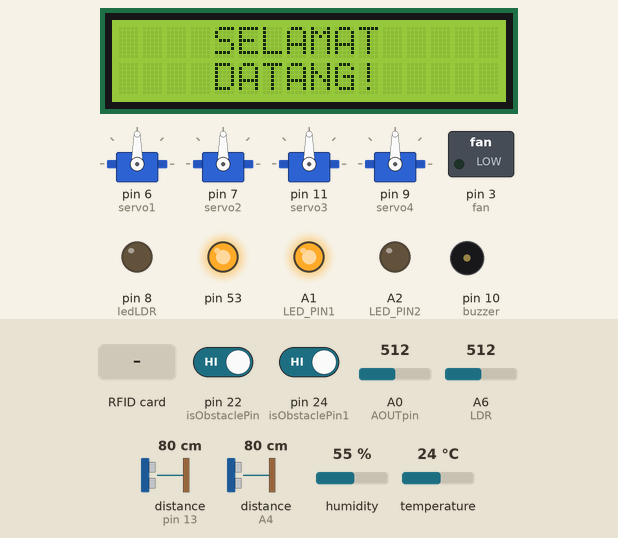
Bench run of a sketch on a simulated Arduino Mega 2560, built with avr-gcc and run on an emulated ATmega2560. Parts: 4 × servo, 16×2 character LCD, switched loads named in the sketch (green lamp = pin HIGH), output pins drawn as LEDs (lit = HIGH), buzzer (waves = sounding). Wiring (inferred from the names in the program): 2 × ultrasonic range finder: trigger pin 12, echo pin 13 / trigger A3, echo A4. The inputs (shaded band) are chosen by the test bench; at power-on: pin 22 (isObstaclePin) HIGH, temperature 24 °C, distance to the obstacle (sensors on pin 13, A4) 80 cm, pin 24 (isObstaclePin1) HIGH, A0 (AOUTpin) = 512, A6 (LDR) = 512, humidity 55 %. The echo pulse lasts 58.3 µs per cm; pins used as bus, display or sensor lines are not drawn; what the sketch prints to the serial monitor is not drawn.

Above: at 3.3 s.
3.4 s: RFID card 89 EC F0 BB held to the reader
At 6.5 s:
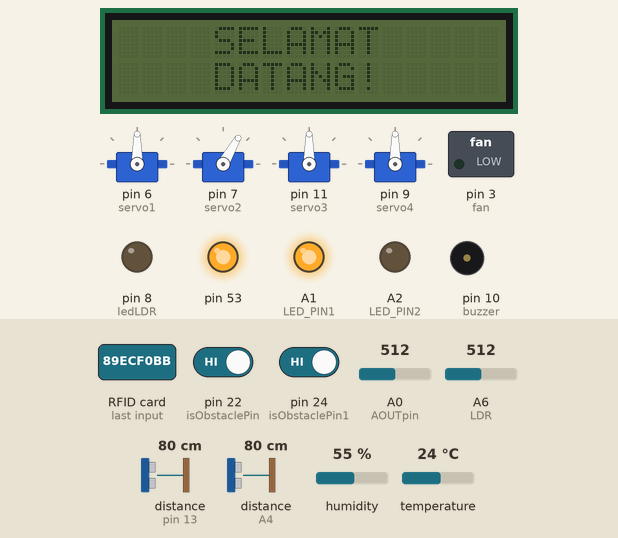
8.5 s: pin 22 (isObstaclePin) driven LOW
At 9.9 s:
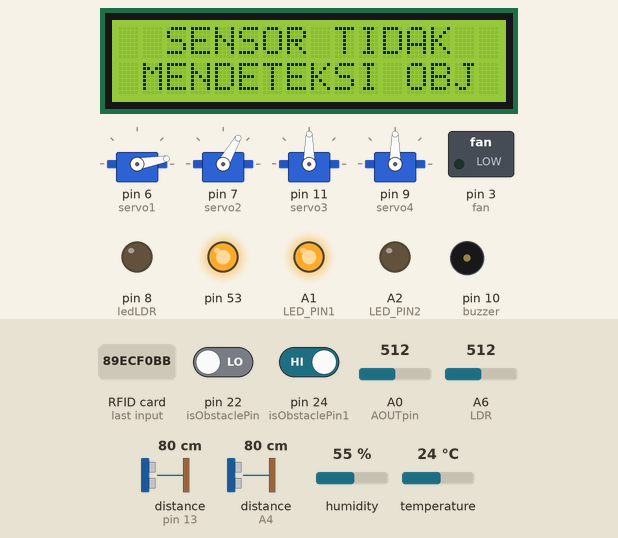
16.0 s: RFID card 89 EC F0 BB held to the reader
At 22.7 s:
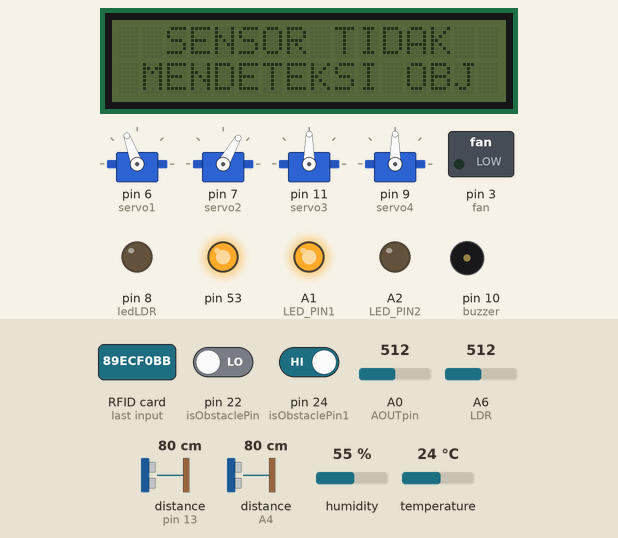
23.5 s: temperature set to 28 °C
At 30.6 s:
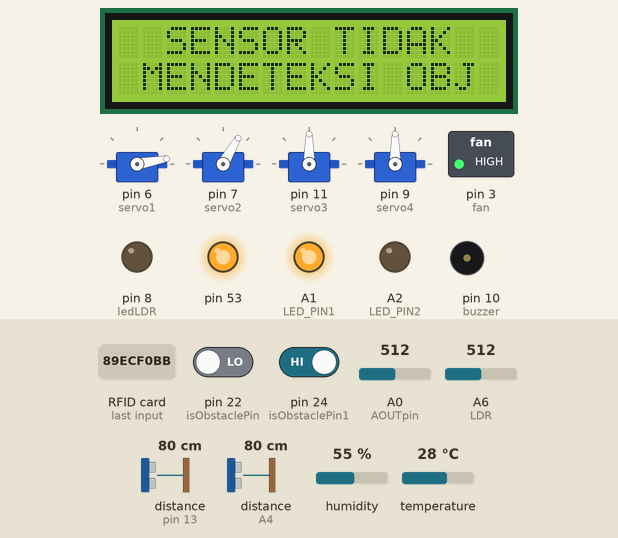
31.0 s: distance to the obstacle (sensor on pin 13) set to 13 cm
36.0 s: distance to the obstacle (sensor on pin 13) set to 10 cm
At 41.8 s:
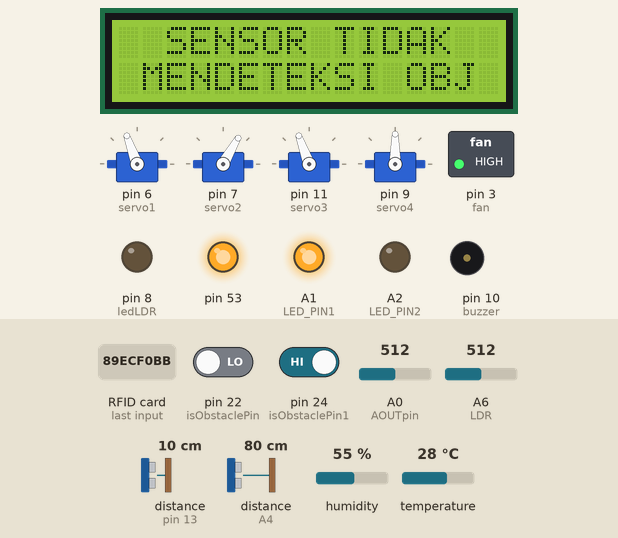
Timing chart, 0 to 48.0 s (numbered marks = the images above; inputs shaded):
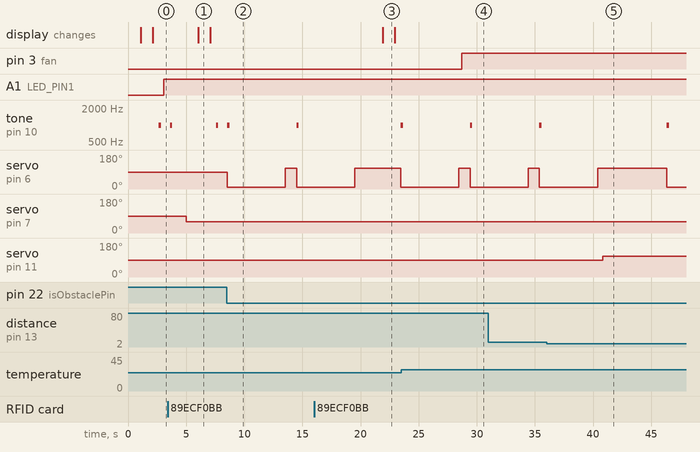

The sketch:

Smart_Office_With_Employees_Monitoring_System.ino
```cpp
const int AOUTpin = 0;
int buzzer = 10;
int limit = 400;
int value;
#include "DHT.h"
#define DHTPIN 2
#define DHTTYPE DHT11
DHT dht(DHTPIN, DHTTYPE);
int fan = 3;

int isObstaclePin = 22; // This is our input pin
int isObstacle = HIGH; // HIGH MEANS NO OBSTACLE
#include <Servo.h>
Servo servo1;

#include "MFRC522.h"
#include "SPI.h"
#define SS_PIN 5
#define RST_PIN 4
#define LED_PIN1 A1
#define LED_PIN2 A2
MFRC522 rfid(SS_PIN, RST_PIN);
MFRC522::MIFARE_Key key;
Servo servo2; // Inisiasi Servo
int isObstaclePin1 = 24; // This is our input pin
int isObstacle1 = HIGH; // HIGH MEANS NO OBSTACLE
#include <Wire.h>
#include <LCD.h>
#include <LiquidCrystal_I2C.h>
#define I2C_ADDR 0x27     // Jika 0x3F tidak mau coba gunakan 0x27 atau 0x20
#define BACKLIGHT_PIN 3
#define En_pin  2
#define Rw_pin  1
#define Rs_pin  0
#define D4_pin  4
#define D5_pin  5
#define D6_pin  6
#define D7_pin  7
LiquidCrystal_I2C  lcd(I2C_ADDR, En_pin, Rw_pin, Rs_pin, D4_pin, D5_pin, D6_pin, D7_pin);

Servo servo3; // Inisiasi Servo
int trigPin = 12; // Inisiasi Trig Pin Pada Sensor Ultrasinic
int echoPin = 13; // Inisiasi Echo Pin Pada Sensor Ultrasinic
long distance; // Inisiasi Jarak
long duration; //Inisiasi Durasi

Servo servo4; // Inisiasi Servo
int trigPin1 = A3; // Inisiasi Trig Pin Pada Sensor Ultrasinic
int echoPin1 = A4; // Inisiasi Echo Pin Pada Sensor Ultrasinic
long distance1; // Inisiasi Jarak
long duration1; //Inisiasi Durasi

int ledLDR = 8;
int LDR = A6;

void setup() {
  Serial.begin(9600);
  pinMode(AOUTpin, INPUT);

  dht.begin();
  pinMode(fan, OUTPUT);

  pinMode(ledLDR, OUTPUT);

  pinMode(isObstaclePin, INPUT_PULLUP);
  servo1.attach(6);

  servo2.attach(7); // Memetakan Pin  yang Dipakai
  SPI.begin();
  rfid.PCD_Init();
  pinMode(isObstaclePin1, INPUT_PULLUP);
  pinMode(A1, OUTPUT);
  pinMode(A2, OUTPUT);
  Serial.println("I am waiting for card...");


  lcd.begin (16, 17);
  // Nyalakan lampu backlight
  lcd.setBacklightPin(BACKLIGHT_PIN, POSITIVE);
  delay ( 1000 );
  lcd.setBacklight (LOW);
  delay ( 1000 );
  lcd.setBacklight(HIGH);
  lcd.setCursor ( 0, 0 );        // tulis pada baris kedua
  lcd.print("    SELAMAT     ");
  lcd.setCursor ( 0, 1 );        // tulis pada baris kedua
  lcd.print("    DATANG!     ");


  servo3.attach(11); // Memetakan Pin  yang Dipakai
  Serial.begin(9600); // Inisiasi Serial
  pinMode(trigPin, OUTPUT); // Set Pin Trig ke Output
  pinMode(echoPin, INPUT); // Set Pin Echo ke Input


  servo4.attach(9); // Memetakan Pin  yang Dipakai
  pinMode(trigPin1, OUTPUT); // Set Pin Trig ke Output
  pinMode(echoPin1, INPUT); // Set Pin Echo ke Input
}
void loop() {
  int cahaya = analogRead(A6); //membaca nilai ADC LDR
  Serial.println(cahaya);
  if (cahaya > 850) {
    digitalWrite(ledLDR, HIGH); // LED menyala
  }
  else {
    digitalWrite(ledLDR, LOW); // LED mati
  }

  // Awal Setting Sensor Ultrasonic Untuk Memberi Efek Pada Servo
  digitalWrite(trigPin, LOW);
  delayMicroseconds(2);
  digitalWrite(trigPin, HIGH);
  delayMicroseconds(10);
  digitalWrite(trigPin, LOW);
  duration = pulseIn(echoPin, HIGH); //
  distance = duration * 0.034 / 2;
  // Akhir Setting
  Serial.println(distance); // Print Jarak Objek dari Sensor Ultrasonic
  if (distance <= 10) {
    servo3.write(110);
    delay(5000);
  } else if (distance >= 100) {
    servo3.write(30);
  }
  delay(200);


  // Awal Setting Sensor Ultrasonic Untuk Memberi Efek Pada Servo
  digitalWrite(trigPin1, LOW);
  delayMicroseconds(2);
  digitalWrite(trigPin1, HIGH);
  delayMicroseconds(10);
  digitalWrite(trigPin1, LOW);
  duration1 = pulseIn(echoPin1, HIGH); //
  distance1 = duration1 * 0.034 / 2;
  // Akhir Setting
  Serial.println(distance1); // Print Jarak Objek dari Sensor Ultrasonic
  if (distance1 <= 10) {
    servo4.write(60);
    delay(5000);
  } else if (distance >= 100) {
    servo4.write(170);
  }
  delay(200);


  // ====================================================================== Gas

  value = analogRead(AOUTpin);
  Serial.print("CO Value : ");
  Serial.println(value);
  Serial.print("Limit Value : ");
  Serial.println(limit);
  delay(100);
  if (value >= limit) {
    tone(buzzer, 1000, 200);
  } else {
  }

  // ====================================================================== Ultra
  isObstacle = digitalRead(isObstaclePin);
  if (isObstacle == LOW) {
    Serial.println("Buka Servo");
    servo1.write(10);
    delay(5000);
    Serial.println("Tutup Servo");
    servo1.write(110);
  } else {
    Serial.println("Sensor Infrared Tidak Mendeteksi Objek");
  }
  delay(200);


  // ====================================================================== Suhu
  float h = dht.readHumidity();
  // Baca temperatur dalam celcius
  float t = dht.readTemperature();
  //tampilkan pada serial monitor
  if (t >= 27.0) {
    digitalWrite(fan, HIGH);
    Serial.println("Fan Bergerak");
    Serial.print("Kelembaban: ");
    Serial.print(h);
    Serial.print(" Suhu: ");
    Serial.println(t);
  } else {
    digitalWrite(fan, LOW);
    Serial.println("Fan Tidak Bergerak");
    Serial.print("Kelembaban: ");
    Serial.print(h);
    Serial.print(" Suhu: ");
    Serial.println(t);
  }
  //delay sesaat sebelum pembacaan selanjutnya
  delay(200);


  // ====================================================================== RFID

  digitalWrite(A1, HIGH);

  // put your main code here, to run repeatedly:
  if (!rfid.PICC_IsNewCardPresent() || !rfid.PICC_ReadCardSerial())
    return;

  // Serial.print(F("PICC type: "));
  MFRC522::PICC_Type piccType = rfid.PICC_GetType(rfid.uid.sak);
  // Serial.println(rfid.PICC_GetTypeName(piccType));

  // Check is the PICC of Classic MIFARE type
  if (piccType != MFRC522::PICC_TYPE_MIFARE_MINI &&
      piccType != MFRC522::PICC_TYPE_MIFARE_1K &&
      piccType != MFRC522::PICC_TYPE_MIFARE_4K) {
    Serial.println(F("Your tag is not of type MIFARE Classic."));
    return;
  }
  String strID = "";
  for (byte i = 0; i < 4; i++) {
    strID +=
      (rfid.uid.uidByte[i] < 0x10 ? "0" : "") +
      String(rfid.uid.uidByte[i], HEX) +
      (i != 3 ? ":" : "");
  }

  strID.toUpperCase();
  Serial.print("Tap card key: ");
  Serial.println(strID);
  delay(1000);

  if (strID.indexOf("89:EC:F0:BB") >= 0) {  //put your own tap card key;
    Serial.println("********************");
    Serial.println("**Authorized access**");
    Serial.println("********************");
    servo2.write(60);
    isObstacle1 = digitalRead(isObstaclePin1);
    if (isObstacle1 == LOW) {
      Serial.println("Buka Servo");
      digitalWrite(A1, LOW);
      digitalWrite(A2, HIGH);
      servo2.write(160);
      delay ( 1000 );
      lcd.setBacklight (LOW);
      delay ( 1000 );
      lcd.setBacklight(HIGH);
      lcd.setCursor ( 0, 0 );        // tulis pada baris kedua
      lcd.print("    SILAHKAN    ");
      lcd.setCursor ( 0, 1 );        // tulis pada baris kedua
      lcd.print("     MASUK!     ");
      delay(5000);
      Serial.println("Tutup Servo");
      digitalWrite(A2, LOW);
      digitalWrite(A1, HIGH);
      servo2.write(60);
      delay ( 1000 );
      lcd.setBacklight (LOW);
      delay ( 1000 );
      lcd.setBacklight(HIGH);
      lcd.setCursor ( 0, 0 );        // tulis pada baris kedua
      lcd.print("    SELAMAT     ");
      lcd.setCursor ( 0, 1 );        // tulis pada baris kedua
      lcd.print("    DATANG!     ");
    } else {
      delay ( 1000 );
      lcd.setBacklight (LOW);
      delay ( 1000 );
      lcd.setBacklight(HIGH);
      lcd.setCursor ( 0, 0 );        // tulis pada baris kedua
      lcd.print("  SENSOR TIDAK  ");
      lcd.setCursor ( 0, 1 );        // tulis pada baris kedua
      lcd.print(" MENDETEKSI OBJ ");
      Serial.println("Sensor Infrared Tidak Mendeteksi Objek");
      digitalWrite(A2, LOW);
      digitalWrite(A1, HIGH);
    }
    return;
  }
  else {
    Serial.println("****************");
    Serial.println("**Acces denied**");
    Serial.println("****************");
    digitalWrite(A1, HIGH);
    return;
  }
}
```

Measured:
- the behaviour switches between 26 and 27 °C on temperature (found by bisection; images 3 and 4)
- the behaviour switches between 12 and 11 cm on distance to the obstacle (sensor on pin 13) (found by bisection; images 4 and 5)
- after the input at 3.4 s, tone on pin 10 (buzzer): silent → 1000 Hz after 4.2 s, → silent 0.20 s later; servo on pin 7 (servo2): 90° → 60° after 1.6 s; the display: changes after 2.6 s (image 1)
- after the input at 8.5 s, tone on pin 10 (buzzer): silent → 1000 Hz after 6.0 s, → silent 0.20 s later; servo on pin 6 (servo1): 90° → 10° at once, → 110° 5.0 s later, → 10° 0.96 s later
- after the input at 16.0 s, the display: changes after 5.9 s (image 3)
- after the input at 23.5 s, pin 3 (fan): LOW → HIGH after 5.2 s
- after the input at 36.0 s, servo on pin 11 (servo3): 90° → 110° after 4.8 s
